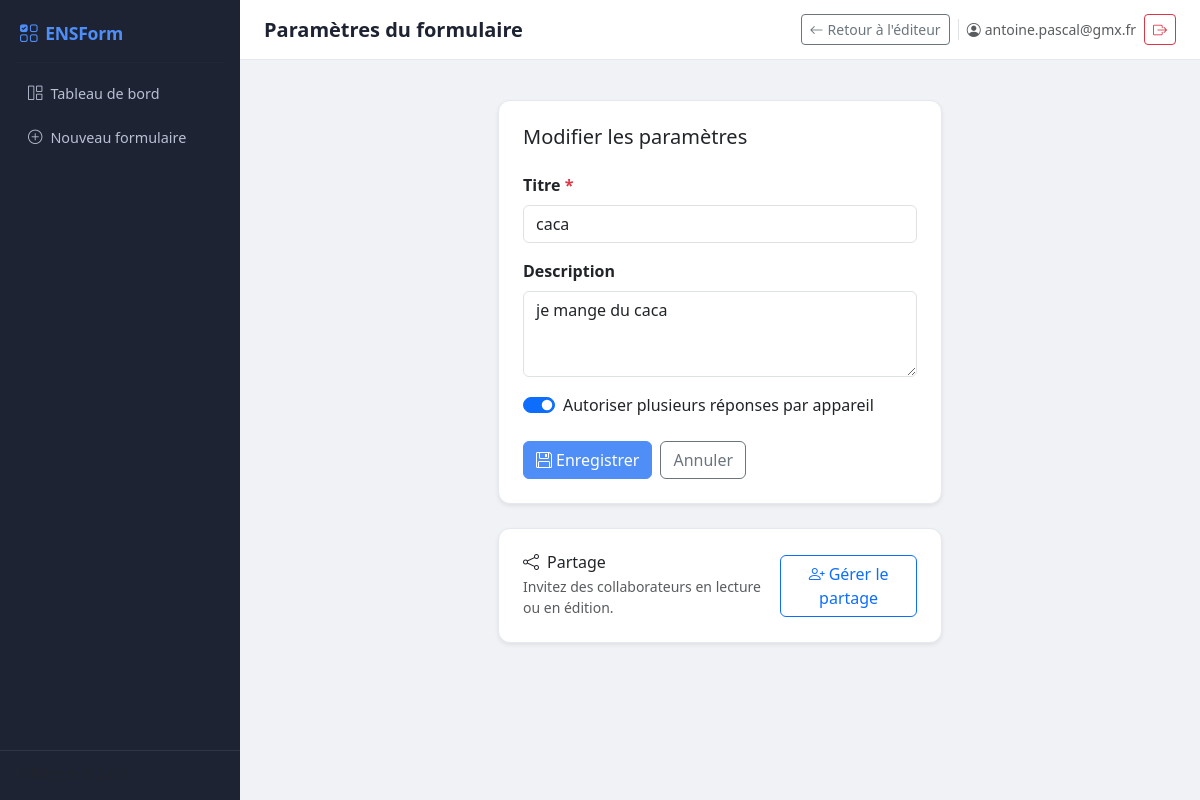
Page /admin/forms/1/edit (signed in) on the committed database.
### models.py (models this page shows, shortened)
class AdminUser(UserMixin, db.Model):
    __tablename__ = "admin_users"
    id                = db.Column(db.Integer, primary_key=True)
    email             = db.Column(db.String(255), unique=True, nullable=False, index=True)
    password_hash     = db.Column(db.String(255), nullable=False)
    is_verified       = db.Column(db.Boolean, default=False, nullable=False)
    created_at        = db.Column(db.DateTime, default=lambda: datetime.now(timezone.utc), nullable=False)
    last_login_at     = db.Column(db.DateTime, nullable=True)
    verify_code_hash  = db.Column(db.String(255), nullable=True)
    verify_expires_at = db.Column(db.DateTime, nullable=True)
    verify_sent_at    = db.Column(db.DateTime, nullable=True)
    failed_attempts   = db.Column(db.Integer, default=0, nullable=False)
    locked_until      = db.Column(db.DateTime, nullable=True)
    @property
    def is_active(self):
        return self.is_verified

class Form(db.Model):
    __tablename__ = "forms"
    id             = db.Column(db.Integer, primary_key=True)
    title          = db.Column(db.String(200), nullable=False)
    description    = db.Column(db.Text, default="")
    slug           = db.Column(db.String(200), nullable=False)
    public_id      = db.Column(db.String(10), unique=True, nullable=True)
    created_at     = db.Column(db.DateTime, default=datetime.utcnow)
    updated_at     = db.Column(db.DateTime, default=datetime.utcnow)
    is_published   = db.Column(db.Boolean, default=False)
    allow_multiple = db.Column(db.Boolean, default=True)
    owner_id       = db.Column(db.Integer, db.ForeignKey("admin_users.id"), nullable=True)
    owner          = db.relationship("AdminUser", backref="forms")
    questions    = db.relationship(
        "Question", back_populates="form",
        cascade="all, delete-orphan",
        order_by="Question.order", lazy=True,
    )
    responses    = db.relationship(
        "Response", back_populates="form",
        cascade="all, delete-orphan", lazy=True,
    )
    participants = db.relationship(
        "GroupParticipant", back_populates="form",
        cascade="all, delete-orphan", lazy=True,
    )

### routes/admin.py (the view, shortened to what this page needs)
@bp.route("/admin/forms/<int:form_id>/edit", methods=["GET", "POST"])
@login_required
def admin_form_edit(form_id):
    from flask import request
    form = get_form_with_access(form_id, "editor")
    return render_template("admin/form_edit.html", form=form)

### app.py (called while the page is built)
@login_manager.user_loader
def _load_user(user_id: str):
    return AdminUser.query.get(int(user_id))

### helpers.py (called while the page is built, shortened)
def _csrf_token() -> str:
    if "_csrf" not in session:
        session["_csrf"] = secrets.token_hex(32)
    return session["_csrf"]

def login_required(f):
    @wraps(f)
    def decorated(*args, **kwargs):
        if not current_app.config.get("AUTH_ENABLED", True):
            return f(*args, **kwargs)
        result = _flask_login_required(f)(*args, **kwargs)
        if current_user.is_authenticated and not current_user.is_verified:
            logout_user()
            session.clear()
            flash("Veuillez vérifier votre adresse e-mail.", "warning")
            return redirect(url_for("auth.auth_login"))
        return result
    return decorated

def user_form_role(form):
    if not current_app.config.get("AUTH_ENABLED", True):
        return "owner"
    if not current_user.is_authenticated:
        return None
    admin_id = os.environ.get("ADMIN_ID", "")
    if admin_id and current_user.email == admin_id:
        return "admin"
    if form.owner_id is None or form.owner_id == current_user.id:
        return "owner"

def get_form_with_access(form_id: int, min_role="reader"):
    form = Form.query.get_or_404(form_id)
    role = user_form_role(form)
    if role is None or _ROLE_LEVEL.get(role, -1) < _ROLE_LEVEL.get(min_role, 0):
        abort(403)
    return form

### templates/admin/form_edit.html (shortened to what this page needs)
{% extends "base.html" %}
{% block topbar_title %}<h5 class="mb-0 fw-semibold">Paramètres du formulaire</h5>{% endblock %}
{% block topbar_actions %}
  <a href="{{ url_for('admin.admin_form_builder', form_id=form.id) }}" class="btn btn-sm btn-outline-secondary">
    <i class="bi bi-arrow-left me-1"></i>Retour à l'éditeur
  </a>
{% endblock %}
{% block content %}
<div class="row justify-content-center mt-4">
  <div class="col-12 col-md-7 col-lg-6">
    <div class="card shadow-sm">
      <div class="card-body p-4">
        <h5 class="card-title mb-4">Modifier les paramètres</h5>
        <form method="post">
          <div class="mb-3">
            <label class="form-label fw-semibold" for="title">Titre <span class="text-danger">*</span></label>
            <input type="text" id="title" name="title" class="form-control"
                   value="{{ form.title }}" required/>
          </div>
          <div class="mb-3">
            <label class="form-label fw-semibold" for="description">Description</label>
            <textarea id="description" name="description" class="form-control" rows="3">{{ form.description }}</textarea>
          </div>
          <div class="mb-4 form-check form-switch">
            <input class="form-check-input" type="checkbox" id="allow_multiple"
                   name="allow_multiple" {% if form.allow_multiple %}checked{% endif %}/>
            <label class="form-check-label" for="allow_multiple">
              Autoriser plusieurs réponses par appareil
            </label>
          </div>
          <div class="d-flex gap-2">
            <button type="submit" class="btn btn-primary">
              <i class="bi bi-floppy me-1"></i>Enregistrer
            </button>
            <a href="{{ url_for('admin.admin_form_builder', form_id=form.id) }}"
               class="btn btn-outline-secondary">Annuler</a>
          </div>
        </form>
      </div>
    </div>
    <div class="card shadow-sm mt-4">
      <div class="card-body p-4 d-flex justify-content-between align-items-center">
        <div>
          <h6 class="mb-1"><i class="bi bi-share me-2"></i>Partage</h6>
          <p class="text-muted small mb-0">Invitez des collaborateurs en lecture ou en édition.</p>
        </div>
        <a href="{{ url_for('api.admin_form_share', form_id=form.id) }}" class="btn btn-outline-primary">
          <i class="bi bi-person-plus me-1"></i>Gérer le partage
        </a>
      </div>
    </div>
  </div>
</div>
{% endblock %}

### templates/base.html (shortened to what this page needs)
<!doctype html>
<html lang="fr">
<head>
  <link rel="stylesheet"
        href="https://cdn.jsdelivr.net/npm/bootstrap@5.3.3/dist/css/bootstrap.min.css"/>
  <link rel="stylesheet"
        href="https://cdn.jsdelivr.net/npm/bootstrap-icons@1.11.3/font/bootstrap-icons.min.css"/>
  <link rel="stylesheet" href="{{ url_for('static', filename='css/style.css') }}"/>
</head>
<body>
<nav class="sidebar d-flex flex-column" id="sidebar">
  <a class="sidebar-brand" href="{{ url_for('admin.admin_dashboard') }}">
    <i class="bi bi-ui-checks-grid me-2"></i>ENSForm
  </a>
  <hr class="sidebar-divider"/>
  <ul class="nav flex-column flex-grow-1">
    <li class="nav-item">
      <a class="nav-link {% if request.endpoint == 'admin_dashboard' %}active{% endif %}"
         href="{{ url_for('admin.admin_dashboard') }}">
        <i class="bi bi-grid-1x2 me-2"></i>Tableau de bord
      </a>
    </li>
    <li class="nav-item">
      <a class="nav-link" href="{{ url_for('admin.admin_form_new') }}">
        <i class="bi bi-plus-circle me-2"></i>Nouveau formulaire
      </a>
    </li>
  </ul>
  <div class="sidebar-footer text-muted small px-3 pb-3">
  </div>
</nav>
<div class="main-content">
  <header class="topbar d-flex align-items-center px-4">
    <div class="flex-grow-1 min-w-0">{% block topbar_title %}{% endblock %}</div>
    <div class="topbar-actions-scroll d-flex align-items-center gap-2 flex-shrink-0">
      {% block topbar_actions %}{% endblock %}
      {% if current_user.is_authenticated %}
        <span class="text-muted small d-none d-md-inline border-start ps-2">
          <i class="bi bi-person-circle me-1"></i>{{ current_user.email }}
        </span>
        <form method="post" action="{{ url_for('auth.auth_logout') }}" class="d-inline">
          <button type="submit" class="btn btn-sm btn-outline-danger"
                  title="Déconnexion">
            <i class="bi bi-box-arrow-right"></i>
          </button>
        </form>
      {% endif %}
    </div>
  </header>
  <div class="px-4 pt-3">
  </div>
  <main class="px-4 pb-5">
    {% block content %}{% endblock %}
  </main>
</div>
</body>
</html>

### static/css/style.css (style rules this page uses)
:root { --sidebar-width: 240px; --topbar-height: 60px; --color-primary: #4f8ef7; --color-accent: #6d5cdf; --color-bg: #f0f2f5; --color-sidebar: #1e2333; --color-sidebar-text: #b8c0d4; --color-sidebar-active: #4f8ef7; }
*, *::before, *::after { box-sizing: border-box; }
body { margin: 0; font-family: 'Segoe UI', system-ui, -apple-system, sans-serif; background: var(--color-bg); color: #1e2333; }
.sidebar { position: fixed; top: 0; left: 0; width: var(--sidebar-width); height: 100vh; background: var(--color-sidebar); color: var(--color-sidebar-text); z-index: 1046; overflow-y: auto; transition: transform .25s ease; }
.sidebar-brand { display: flex; align-items: center; padding: 1.25rem 1.25rem 1rem; font-size: 1.1rem; font-weight: 700; color: white; text-decoration: none; letter-spacing: -.3px; }
.sidebar-divider { border-color: rgba(255,255,255,.08); margin: 0 1rem .5rem; }
.sidebar .nav-link { color: var(--color-sidebar-text); padding: .55rem 1.25rem; border-radius: .5rem; margin: .15rem .5rem; font-size: .9rem; transition: background .15s, color .15s; }
.sidebar-footer { border-top: 1px solid rgba(255,255,255,.08); padding-top: .75rem; margin-top: auto; }
.main-content { margin-left: var(--sidebar-width); min-height: 100vh; display: flex; flex-direction: column; }
.topbar { height: var(--topbar-height); background: white; border-bottom: 1px solid #e5e8ee; position: sticky; top: 0; z-index: 1030; gap: .75rem; min-width: 0; }
.topbar-actions-scroll { flex-shrink: 0; max-width: 100%; overflow-x: auto; overflow-y: hidden; -webkit-overflow-scrolling: touch; scrollbar-width: thin; }
.card { border: 1px solid #e5e8ee; border-radius: .75rem; }
.btn-primary { background: var(--color-primary); border-color: var(--color-primary); }

### rows in the picture
AdminUser: email "antoine.pascal@gmx.fr"
Form: title "caca", description "je mange du caca", allow_multiple "☑"
